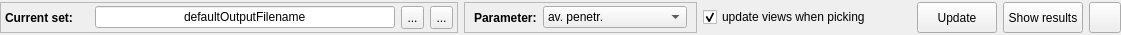
         <widget class="QWidget" name="widget_2" native="true">
          <property name="sizePolicy">
           <sizepolicy hsizetype="Preferred" vsizetype="Fixed">
            <horstretch>0</horstretch>
            <verstretch>0</verstretch>
           </sizepolicy>
          </property>
          <property name="maximumSize">
           <size>
            <width>16777215</width>
            <height>35</height>
           </size>
          </property>
          <property name="autoFillBackground">
           <bool>false</bool>
          </property>
          <layout class="QHBoxLayout" name="horizontalLayout_19">
           <property name="leftMargin">
            <number>0</number>
           </property>
           <property name="topMargin">
            <number>2</number>
           </property>
           <property name="rightMargin">
            <number>0</number>
           </property>
           <property name="bottomMargin">
            <number>2</number>
           </property>
           <item>
            <widget class="QFrame" name="frame">
             <property name="frameShape">
              <enum>QFrame::StyledPanel</enum>
             </property>
             <property name="frameShadow">
              <enum>QFrame::Plain</enum>
             </property>
             <layout class="QHBoxLayout" name="horizontalLayout_79">
              <property name="leftMargin">
               <number>4</number>
              </property>
              <property name="topMargin">
               <number>1</number>
              </property>
              <property name="rightMargin">
               <number>4</number>
              </property>
              <property name="bottomMargin">
               <number>1</number>
              </property>
              <item>
               <widget class="QLabel" name="label_2">
                <property name="minimumSize">
                 <size>
                  <width>84</width>
                  <height>12</height>
                 </size>
                </property>
                <property name="maximumSize">
                 <size>
                  <width>84</width>
                  <height>16777215</height>
                 </size>
                </property>
                <property name="font">
                 <font>
                  <weight>75</weight>
                  <bold>true</bold>
                 </font>
                </property>
                <property name="frameShape">
                 <enum>QFrame::NoFrame</enum>
                </property>
                <property name="text">
                 <string>Current set:</string>
                </property>
               </widget>
              </item>
              <item>
               <widget class="QLineEdit" name="l_setName">
                <property name="sizePolicy">
                 <sizepolicy hsizetype="Expanding" vsizetype="Fixed">
                  <horstretch>0</horstretch>
                  <verstretch>0</verstretch>
                 </sizepolicy>
                </property>
                <property name="minimumSize">
                 <size>
                  <width>300</width>
                  <height>0</height>
                 </size>
                </property>
                <property name="text">
                 <string>defaultOutputFilename</string>
                </property>
                <property name="frame">
                 <bool>true</bool>
                </property>
                <property name="alignment">
                 <set>Qt::AlignCenter</set>
                </property>
                <property name="readOnly">
                 <bool>true</bool>
                </property>
               </widget>
              </item>
              <item>
               <widget class="QToolButton" name="tb_opends">
                <property name="sizePolicy">
                 <sizepolicy hsizetype="Fixed" vsizetype="Fixed">
                  <horstretch>0</horstretch>
                  <verstretch>0</verstretch>
                 </sizepolicy>
                </property>
                <property name="minimumSize">
                 <size>
                  <width>23</width>
                  <height>23</height>
                 </size>
                </property>
                <property name="maximumSize">
                 <size>
                  <width>23</width>
                  <height>23</height>
                 </size>
                </property>
                <property name="toolTip">
                 <string>Open the file with simulation results</string>
                </property>
                <property name="text">
                 <string>...</string>
                </property>
                <property name="icon">
                 <iconset resource="dreamcaster.qrc">
                  <normaloff>:/images/opends.png</normaloff>:/images/opends.png</iconset>
                </property>
                <property name="iconSize">
                 <size>
                  <width>32</width>
                  <height>32</height>
                 </size>
                </property>
               </widget>
              </item>
              <item>
               <widget class="QToolButton" name="tb_specifyds">
                <property name="minimumSize">
                 <size>
                  <width>23</width>
                  <height>23</height>
                 </size>
                </property>
                <property name="maximumSize">
                 <size>
                  <width>23</width>
                  <height>23</height>
                 </size>
                </property>
                <property name="toolTip">
                 <string>Specify the file name for simulation results output</string>
                </property>
                <property name="text">
                 <string>...</string>
                </property>
                <property name="icon">
                 <iconset resource="dreamcaster.qrc">
                  <normaloff>:/images/specifyds.png</normaloff>:/images/specifyds.png</iconset>
                </property>
                <property name="iconSize">
                 <size>
                  <width>32</width>
                  <height>32</height>
                 </size>
                </property>
               </widget>
              </item>
             </layout>
            </widget>
           </item>
           <item>
            <widget class="QFrame" name="frame_2">
             <property name="frameShape">
              <enum>QFrame::StyledPanel</enum>
             </property>
             <property name="frameShadow">
              <enum>QFrame::Plain</enum>
             </property>
             <layout class="QHBoxLayout" name="horizontalLayout_28">
              <property name="topMargin">
               <number>0</number>
              </property>
              <property name="bottomMargin">
               <number>0</number>
              </property>
              <item>
               <widget class="QLabel" name="label_26">
                <property name="font">
                 <font>
                  <weight>75</weight>
                  <bold>true</bold>
                 </font>
                </property>
                <property name="text">
                 <string>Parameter:</string>
                </property>
               </widget>
              </item>
              <item>
               <widget class="QComboBox" name="cb_rangeParameter">
                <property name="font">
                 <font>
                  <weight>50</weight>
                  <bold>false</bold>
                 </font>
                </property>
                <item>
                 <property name="text">
                  <string>av. penetr.</string>
                 </property>
                </item>
                <item>
                 <property name="text">
                  <string>dip angle cos</string>
                 </property>
                </item>
                <item>
                 <property name="text">
                  <string>max. penetr.</string>
                 </property>
                </item>
                <item>
                 <property name="text">
                  <string>bad area percentage</string>
                 </property>
                </item>
               </widget>
              </item>
             </layout>
            </widget>
           </item>
           <item>
            <widget class="QCheckBox" name="cb_UpdateViews">
             <property name="text">
              <string>update views when picking</string>
             </property>
             <property name="checked">
              <bool>true</bool>
             </property>
            </widget>
           </item>
           <item>
            <spacer name="horizontalSpacer_6">
             <property name="orientation">
              <enum>Qt::Horizontal</enum>
             </property>
             <property name="sizeHint" stdset="0">
              <size>
               <width>40</width>
               <height>20</height>
              </size>
             </property>
            </spacer>
           </item>
           <item>
            <widget class="QPushButton" name="pb_updatePlot">
             <property name="sizePolicy">
              <sizepolicy hsizetype="Minimum" vsizetype="Minimum">
               <horstretch>0</horstretch>
               <verstretch>0</verstretch>
              </sizepolicy>
             </property>
             <property name="font">
              <font>
               
               <weight>50</weight>
               <bold>false</bold>
              </font>
             </property>
             <property name="text">
              <string>Update</string>
             </property>
            </widget>
           </item>
           <item>
            <widget class="QPushButton" name="pbShowResults">
             <property name="sizePolicy">
              <sizepolicy hsizetype="Preferred" vsizetype="Preferred">
               <horstretch>0</horstretch>
               <verstretch>0</verstretch>
              </sizepolicy>
             </property>
             <property name="minimumSize">
              <size>
               <width>51</width>
               <height>26</height>
              </size>
             </property>
             <property name="font">
              <font>
               <weight>50</weight>
               <bold>false</bold>
              </font>
             </property>
             <property name="text">
              <string>Show results</string>
             </property>
            </widget>
           </item>
           <item>
            <widget class="QToolButton" name="pushMaxTab">
             <property name="maximumSize">
              <size>
               <width>16777215</width>
               <height>16777215</height>
              </size>
             </property>
             <property name="font">
              <font>
               <weight>75</weight>
               <italic>false</italic>
               <bold>true</bold>
              </font>
             </property>
             <property name="text">
              <string/>
             </property>
             <property name="icon">
              <iconset resource="dreamcaster.qrc">
               <normaloff>:/images/mini_rect.png</normaloff>:/images/mini_rect.png</iconset>
             </property>
             <property name="iconSize">
              <size>
               <width>24</width>
               <height>24</height>
              </size>
             </property>
            </widget>
           </item>
          </layout>
         </widget>
